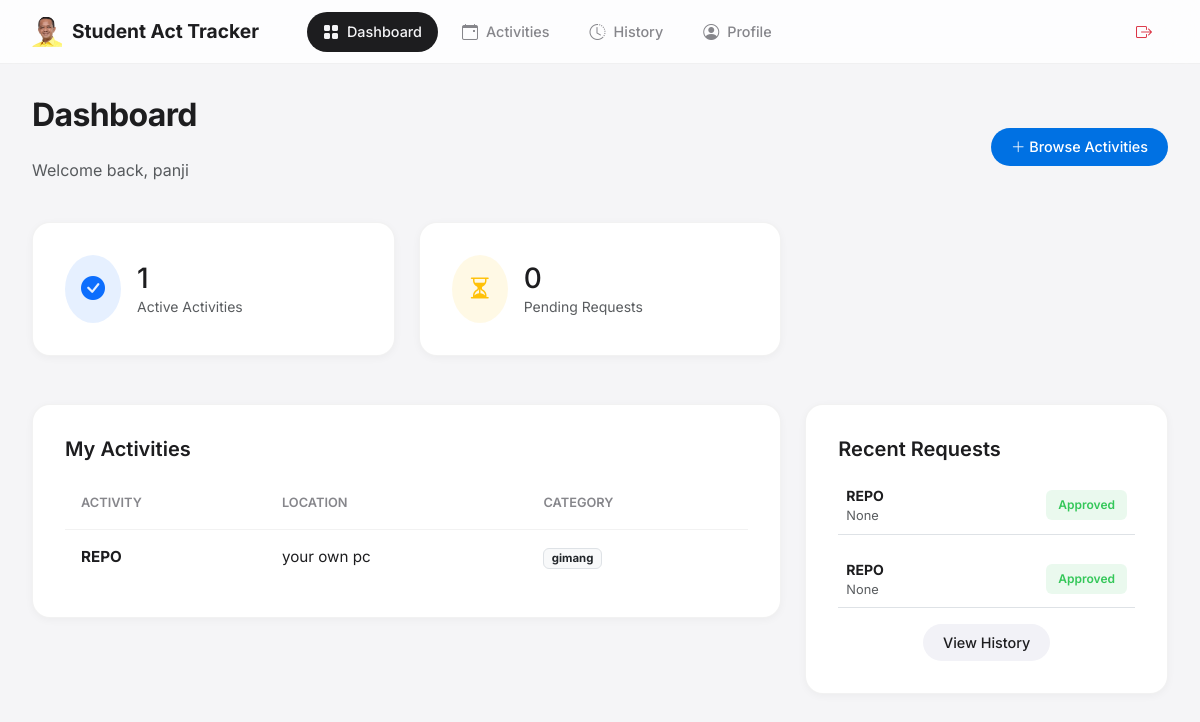
Page /dashboard (signed in) on the committed database.
### website/models.py (models this page shows, shortened)
class Students(db.Model, UserMixin):
    __tablename__ = "students"
    studentID = db.Column(db.Integer, primary_key=True)
    studentFirstName = db.Column(db.String(15))
    studentLastName = db.Column(db.String(15))
    studentYear = db.Column(db.Integer)
    studentEmail = db.Column(db.String(25))
    studentPassword = db.Column(db.String(15))
    studentAddress = db.Column(db.String(255))
    phoneNumber = db.Column(db.Integer)
    @property
    def role_type(self):
        return "student"

class Activity(db.Model):
    __tablename__ = "activity"
    activityID = db.Column(db.Integer, primary_key=True)
    activityName = db.Column(db.String(30))
    activityCategory = db.Column(db.String(20))
    activityLocation = db.Column(db.String(50))
    activityDetails = db.Column(db.Text)
    activityStartDate = db.Column(db.Date)
    activityEndDate = db.Column(db.Date)
    activityFrequency = db.Column(db.String(20))
    advisorID = db.Column(db.Integer, db.ForeignKey("advisor.advisorID"))
    advisor = db.relationship("Advisor")

class Participation(db.Model):
    __tablename__ = "participation"
    participationID = db.Column(db.Integer, primary_key=True)
    dateApplied = db.Column(db.Date)
    applicationStatus = db.Column(db.String(20))
    approvalDate = db.Column(db.Date)
    advisorFeedback = db.Column(db.Text)
    achievements = db.Column(db.Text)
    studentID = db.Column(db.Integer, db.ForeignKey("students.studentID"))
    activityID = db.Column(db.Integer, db.ForeignKey("activity.activityID"))
    advisorID = db.Column(db.Integer, db.ForeignKey("advisor.advisorID"))
    student = db.relationship("Students")
    activity = db.relationship("Activity")
    advisor = db.relationship("Advisor")

### website/views.py (the view)
@views.route("/dashboard")
@login_required
def dashboard():
    if getattr(current_user, "role_type", None) != "student":
        if getattr(current_user, "role_type", None) == "advisor":
            if getattr(current_user, "is_admin", False):
                return redirect(url_for("admin.index"))
            return redirect(url_for("advisor.dashboard"))
        return redirect(url_for("auth.login"))
    joined = (
        Activity.query.join(Participation)
        .filter(
            Participation.studentID == current_user.studentID,
            Participation.applicationStatus == "Approved"
        )
        .all()
    )
    participations = Participation.query.filter_by(
        studentID=current_user.studentID
    ).all()
    return render_template(
        "dashboard.html",
        joined=joined,
        participations=participations
    )

### website/templates/dashboard.html
{% extends "base.html" %}
{% block content %}
<div class="d-flex justify-content-between align-items-center mb-4">
    <div>
        <h2>Dashboard</h2>
        <p class="text-muted">Welcome back, {{ current_user.studentFirstName }}</p>
    </div>
    <a href="{{ url_for('views.activities') }}" class="btn btn-primary btn-ios">
        <i class="bi bi-plus-lg"></i> Browse Activities
    </a>
</div>
<div class="row mb-4">
    <div class="col-md-4">
        <div class="ios-card d-flex align-items-center gap-3">
            <div class="bg-primary bg-opacity-10 p-3 rounded-circle text-primary">
                <i class="bi bi-check-circle-fill fs-4"></i>
            </div>
            <div>
                <div class="h3 mb-0">{{ joined|length }}</div>
                <div class="text-muted small">Active Activities</div>
            </div>
        </div>
    </div>
    <div class="col-md-4">
        <div class="ios-card d-flex align-items-center gap-3">
            <div class="bg-warning bg-opacity-10 p-3 rounded-circle text-warning">
                <i class="bi bi-hourglass-split fs-4"></i>
            </div>
            <div>
                <div class="h3 mb-0">{{ participations|selectattr("applicationStatus", "equalto", "Pending")|list|length }}</div>
                <div class="text-muted small">Pending Requests</div>
            </div>
        </div>
    </div>
</div>
<div class="row">
    <div class="col-lg-8">
        <div class="ios-card">
            <h3>My Activities</h3>
            {% if joined|length > 0 %}
            <table class="table-custom">
                <thead>
                    <tr>
                        <th>Activity</th>
                        <th>Location</th>
                        <th>Category</th>
                    </tr>
                </thead>
                <tbody>
                    {% for act in joined %}
                    <tr>
                        <td class="fw-bold">{{ act.activityName }}</td>
                        <td>{{ act.activityLocation }}</td>
                        <td><span class="badge bg-light text-dark border">{{ act.activityCategory }}</span></td>
                    </tr>
                    {% endfor %}
                </tbody>
            </table>
            {% else %}
            <div class="text-center py-5 text-muted">
                <i class="bi bi-inbox fs-1 d-block mb-2"></i>
                You haven't joined any activities yet.
            </div>
            {% endif %}
        </div>
    </div>
    <div class="col-lg-4">
        <div class="ios-card">
            <h3>Recent Requests</h3>
            <div class="vstack gap-3">
                {% for p in participations[:5] %}
                <div class="d-flex justify-content-between align-items-center p-2 border-bottom">
                    <div>
                        <div class="fw-bold small">{{ p.activity.activityName }}</div>
                        <div class="text-muted" style="font-size: 0.8rem;">{{ p.dateApplied }}</div>
                    </div>
                    <span class="badge-ios
                        {% if p.applicationStatus == 'Approved' %}bg-approved
                        {% elif p.applicationStatus == 'Rejected' %}bg-rejected
                        {% else %}bg-pending{% endif %}">
                        {{ p.applicationStatus }}
                    </span>
                </div>
                {% else %}
                <div class="text-muted small text-center">No requests history</div>
                {% endfor %}
            </div>
            <div class="mt-3 text-center">
                <a href="{{ url_for('views.activity_history') }}" class="btn btn-sm btn-secondary btn-ios">View History</a>
            </div>
        </div>
    </div>
</div>
{% endblock %}

### website/templates/base.html (style rules this page uses)
:root { --app-bg: #F5F5F7; --navbar-bg: rgba(255, 255, 255, 0.8); --card-bg: #FFFFFF; --text-main: #1D1D1F; --text-muted: #86868B; --border-light: rgba(0,0,0,0.05); --input-bg: #F2F2F7; --accent: #0071E3; --accent-hover: #0077ED; --danger: #FF3B30; --success: #34C759; --shadow-sm: 0 2px 8px rgba(0,0,0,0.04); --shadow-md: 0 8px 24px rgba(0,0,0,0.06); --radius-lg: 18px; --radius-md: 12px; --radius-pill: 99px; --nav-height: 64px; }
body { font-family: 'Inter', -apple-system, BlinkMacSystemFont, sans-serif; background-color: var(--app-bg); color: var(--text-main); -webkit-font-smoothing: antialiased; overflow-x: hidden; margin: 0; }
a { text-decoration: none; color: inherit; transition: 0.2s; }
h2 { font-weight: 700; letter-spacing: -0.02em; margin-bottom: 1.5rem; }
h3 { font-weight: 600; font-size: 1.25rem; margin-bottom: 1rem; }
.ios-card { background: var(--card-bg); border-radius: var(--radius-lg); padding: 2rem; box-shadow: var(--shadow-sm); border: 1px solid var(--border-light); transition: transform 0.2s, box-shadow 0.2s; margin-bottom: 1.5rem; }
.table-custom { width: 100%; border-collapse: separate; border-spacing: 0; }
.table-custom th { text-align: left; font-size: 0.8rem; text-transform: uppercase; color: var(--text-muted); padding: 1rem; border-bottom: 1px solid var(--border-light); font-weight: 600; }
.table-custom td { padding: 1rem; vertical-align: middle; border-bottom: 1px solid var(--border-light); font-size: 0.95rem; color: var(--text-main); }
.table-custom tr:last-child td { border-bottom: none; }
.btn-ios { border-radius: var(--radius-pill); padding: 8px 20px; font-weight: 500; font-size: 0.9rem; border: none; transition: 0.2s; }
.btn-primary { background: var(--accent); color: white; }
.btn-secondary { background: var(--input-bg); color: var(--text-main); }
.badge-ios { padding: 6px 12px; border-radius: 6px; font-size: 0.75rem; font-weight: 600; }
.bg-approved { background: rgba(52, 199, 89, 0.1); color: #34C759; }

### rows in the picture
Students: studentFirstName "panji"
Activity: activityName "REPO", activityLocation "your own pc", activityCategory "gimang"
Participation: activity.activityName "REPO", dateApplied "None", applicationStatus "Approved"
Participation: activity.activityName "REPO", dateApplied "None", applicationStatus "Approved"

### other values in the picture
{{ joined|length }} "1"
